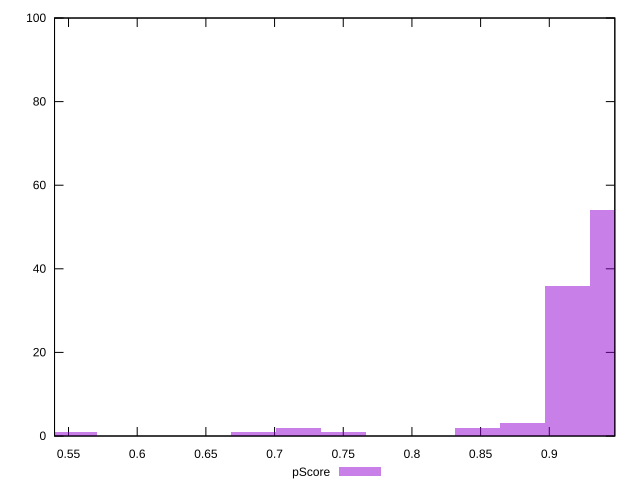

The script that saved this image:
reset

$pScore <<EOF
0.913181694526937 36
0.9457953264743276 54
0.8805680625795465 3
0.5544317431056404 1
0.6848862708952027 1
0.7174999028425934 2
0.750113534789984 1
0.8479544306321558 2
EOF

set key outside below
set boxwidth 0.03261363194739061
set xrange [0.5398154514172032:0.9477038501451178]
set yrange [0:100]
set trange [0:100]
set style fill transparent solid 0.5 noborder
set terminal svg size 640, 490 enhanced background rgb 'white'
set output "reprap/bootup-time/samples/pages+cached/pScore/histogram.svg"

plot $pScore title "pScore" with boxes

reset
